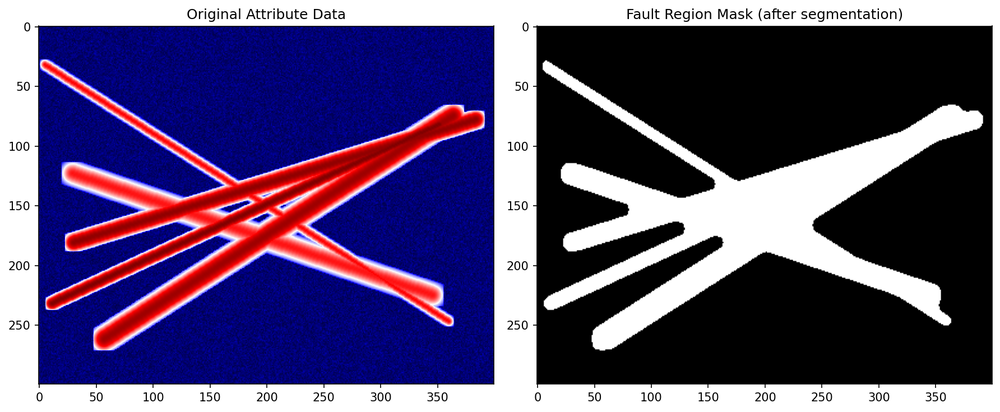
#> input picture data/intermediate.png, 1000 x 412 px, shrunk from 1784 x 735 before the run
$ python -i segment.py   (imports and definitions only)
#> lines starting #> are read from the running program, lines starting #| are printed output that depends on the picture; after the words box and inside, x2 and y2 are one past the last pixel; in counts of white or black regions, pixels touching at a corner belong together
### src/utils.py
"""公共工具函数"""

import numpy as np
from scipy.ndimage import gaussian_filter
from typing import Tuple


def normalize(data: np.ndarray) -> np.ndarray:
    """归一化到 [0, 1]"""
    mn, mx = data.min(), data.max()
    if mx == mn:
        return np.zeros_like(data)
    return (data - mn) / (mx - mn)


# [41 lines left out: functions gradient_orientation, compute_local_direction, angle_between, not called in this run]

### src/segment.py
"""断层区域分割模块

从断层属性数据中提取断层区域掩膜：
1. 阈值二值化 → 断层/非断层
2. 形态学闭运算 → 填充小孔洞、连接断缝
3. 形态学开运算 → 去除噪点
"""

import numpy as np
from scipy.ndimage import gaussian_filter, binary_closing, binary_opening
from skimage.filters import threshold_otsu
from skimage.morphology import disk
from .utils import normalize


def segment_fault_regions(data: np.ndarray,
                           sigma: float = 1.5,
                           otsu_scale: float = 1.0,
                           closing_radius: int = 5,
                           opening_radius: int = 2) -> np.ndarray:
    """从属性数据中分割出断层区域。

    参数：
        data: 归一化后的属性数据 (2D)
        sigma: 高斯滤波σ
        otsu_scale: Otsu阈值缩放因子
        closing_radius: 形态学闭运算半径
        opening_radius: 形态学开运算半径

    返回：
        二值掩膜 (0/1)，1 表示断层区域
    """
    data = normalize(data)

    # 高斯滤波去噪
    smoothed = gaussian_filter(data, sigma=sigma)

    # Otsu 阈值二值化
    thresh = threshold_otsu(smoothed) * otsu_scale
    binary = smoothed >= thresh

    # 形态学闭运算 — 填充断层区域内部小孔洞，连接断缝
    if closing_radius > 0:
        se_close = disk(closing_radius)
        binary = binary_closing(binary, structure=se_close, iterations=1)

    # 形态学开运算 — 去除孤立噪点
    if opening_radius > 0:
        se_open = disk(opening_radius)
        binary = binary_opening(binary, structure=se_open, iterations=1)

    return binary.astype(np.uint8)

>>> import cv2
>>> picture = cv2.imread('../data/intermediate.png', cv2.IMREAD_GRAYSCALE)
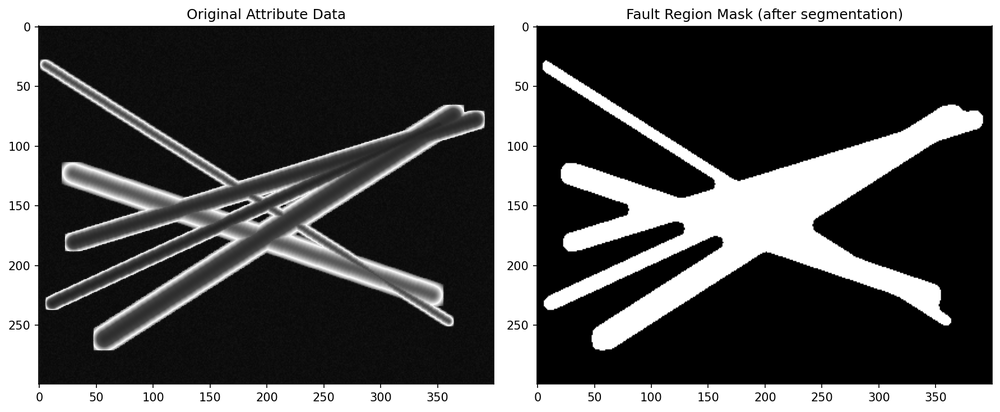
#> picture: shape (412, 1000); min 0, max 255, mean 86.1
>>> result = segment_fault_regions(picture)
#> in normalize, `mn, mx = data.min(), data.max()`: mn = 0; mx = 255
#> in segment_fault_regions, `smoothed = gaussian_filter(data, sigma=sigma)`:
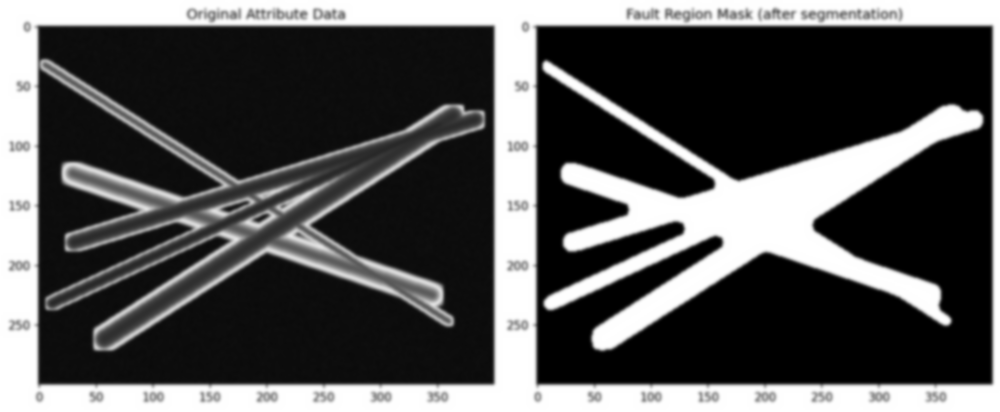
#> smoothed: shape (412, 1000) float64; min 0, max 1, mean 0.338
#> in segment_fault_regions, `thresh = threshold_otsu(smoothed) * otsu_scale`: thresh = 0.482
#> in segment_fault_regions, `binary = smoothed >= thresh`:
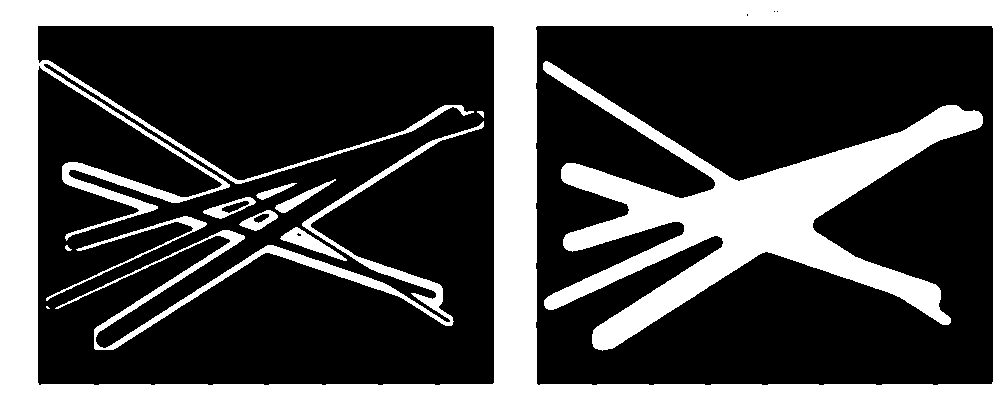
#> binary: shape (412, 1000) bool; 32.6% white; 12 white regions (1 under 20 px), largest, box (x1, y1, x2, y2) and area: (0, 0, 1000, 412) 90594, (543, 61, 983, 351) 34139, (55, 121, 484, 350) 6549
#> in segment_fault_regions, `binary = binary_closing(binary, structure=se_close, iterations=1)`:
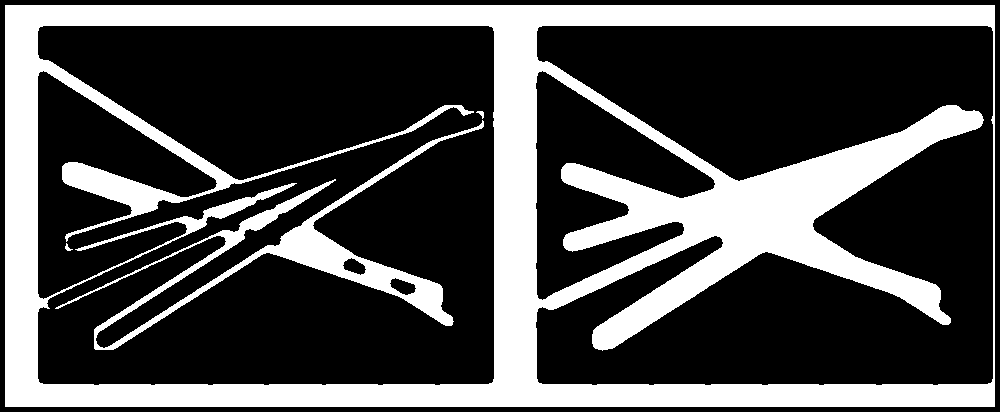
#> binary: shape (412, 1000) bool; 30.1% white; 4 white regions, box (x1, y1, x2, y2) and area: (5, 5, 995, 407) 114517, (55, 120, 484, 350) 9634, (476, 111, 484, 119) 31, (65, 243, 73, 251) 28
#> in segment_fault_regions, `binary = binary_opening(binary, structure=se_open, iterations=1)`:
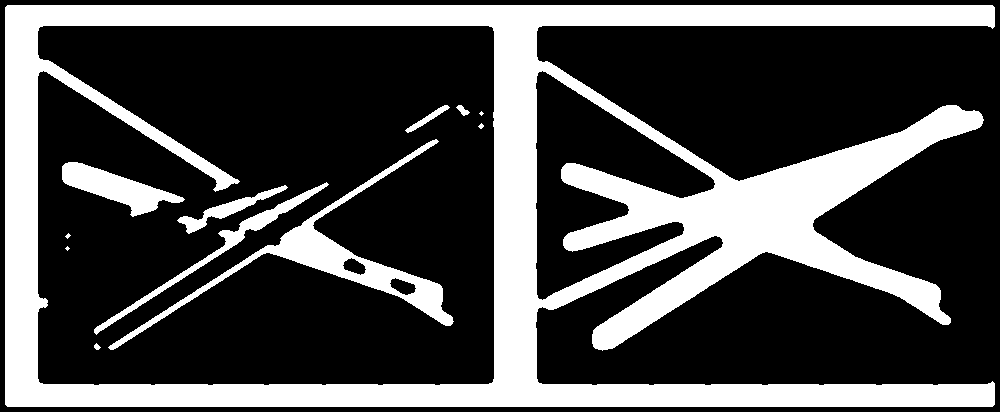
#> binary: shape (412, 1000) bool; 29.4% white; 12 white regions (3 under 20 px), largest, box (x1, y1, x2, y2) and area: (5, 5, 995, 407) 107925, (108, 139, 454, 350) 6810, (62, 162, 185, 217) 2767
